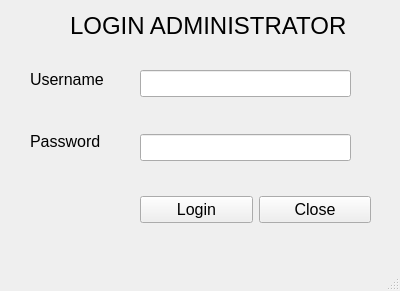
<?xml version="1.0" encoding="UTF-8"?>
<ui version="4.0">
 <class>FormLogin</class>
 <widget class="QMainWindow" name="FormLogin">
  <property name="geometry">
   <rect>
    <x>0</x>
    <y>0</y>
    <width>400</width>
    <height>291</height>
   </rect>
  </property>
  <property name="windowTitle">
   <string>Aplikasi Penjualan</string>
  </property>
  <widget class="QWidget" name="centralwidget">
   <widget class="QWidget" name="verticalLayoutWidget">
    <property name="geometry">
     <rect>
      <x>30</x>
      <y>70</y>
      <width>111</width>
      <height>81</height>
     </rect>
    </property>
    <layout class="QVBoxLayout" name="verticalLayout">
     <item>
      <widget class="QLabel" name="label">
       <property name="font">
        <font>
         <pointsize>12</pointsize>
        </font>
       </property>
       <property name="text">
        <string>Username</string>
       </property>
      </widget>
     </item>
     <item>
      <spacer name="verticalSpacer_2">
       <property name="orientation">
        <enum>Qt::Vertical</enum>
       </property>
       <property name="sizeHint" stdset="0">
        <size>
         <width>20</width>
         <height>40</height>
        </size>
       </property>
      </spacer>
     </item>
     <item>
      <widget class="QLabel" name="label_2">
       <property name="font">
        <font>
         <pointsize>12</pointsize>
        </font>
       </property>
       <property name="text">
        <string>Password</string>
       </property>
      </widget>
     </item>
    </layout>
   </widget>
   <widget class="QWidget" name="verticalLayoutWidget_2">
    <property name="geometry">
     <rect>
      <x>140</x>
      <y>70</y>
      <width>211</width>
      <height>91</height>
     </rect>
    </property>
    <layout class="QVBoxLayout" name="verticalLayout_2">
     <item>
      <widget class="QLineEdit" name="txtUsername">
       <property name="font">
        <font>
         <pointsize>12</pointsize>
        </font>
       </property>
      </widget>
     </item>
     <item>
      <spacer name="verticalSpacer">
       <property name="orientation">
        <enum>Qt::Vertical</enum>
       </property>
       <property name="sizeHint" stdset="0">
        <size>
         <width>20</width>
         <height>40</height>
        </size>
       </property>
      </spacer>
     </item>
     <item>
      <widget class="QLineEdit" name="txtPassword">
       <property name="font">
        <font>
         <pointsize>12</pointsize>
        </font>
       </property>
      </widget>
     </item>
    </layout>
   </widget>
   <widget class="QWidget" name="horizontalLayoutWidget">
    <property name="geometry">
     <rect>
      <x>140</x>
      <y>170</y>
      <width>231</width>
      <height>80</height>
     </rect>
    </property>
    <layout class="QHBoxLayout" name="horizontalLayout">
     <item>
      <widget class="QPushButton" name="btnLogin">
       <property name="font">
        <font>
         <pointsize>12</pointsize>
        </font>
       </property>
       <property name="text">
        <string>Login</string>
       </property>
      </widget>
     </item>
     <item>
      <widget class="QPushButton" name="btnClose">
       <property name="font">
        <font>
         <pointsize>12</pointsize>
        </font>
       </property>
       <property name="text">
        <string>Close</string>
       </property>
      </widget>
     </item>
    </layout>
   </widget>
   <widget class="QLabel" name="label_3">
    <property name="geometry">
     <rect>
      <x>70</x>
      <y>10</y>
      <width>281</width>
      <height>31</height>
     </rect>
    </property>
    <property name="font">
     <font>
      <pointsize>18</pointsize>
     </font>
    </property>
    <property name="text">
     <string>LOGIN ADMINISTRATOR</string>
    </property>
   </widget>
  </widget>
  <widget class="QMenuBar" name="menubar">
   <property name="geometry">
    <rect>
     <x>0</x>
     <y>0</y>
     <width>400</width>
     <height>22</height>
    </rect>
   </property>
  </widget>
  <widget class="QStatusBar" name="statusbar"/>
 </widget>
 <resources/>
 <connections/>
</ui>
